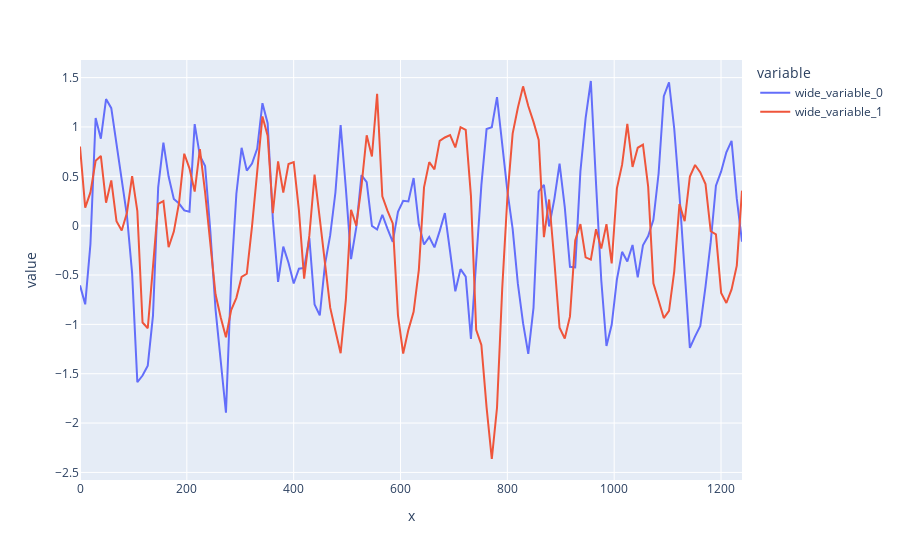

The code cell stored with this chart in its notebook:
### Code cell
px.line(x=xspace_obs.reshape(len(xspace_obs)),y=[sol_obs[-1,:][Nx_obs:],eta_func(xspace_obs,Tend)])
